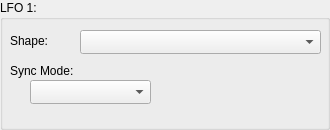
     <widget class="QGroupBox" name="gLFO1">
      <property name="title">
       <string>LFO 1:</string>
      </property>
      <widget class="QComboBox" name="c24">
       <property name="geometry">
        <rect>
         <x>80</x>
         <y>30</y>
         <width>241</width>
         <height>24</height>
        </rect>
       </property>
      </widget>
      <widget class="QLabel" name="l24">
       <property name="geometry">
        <rect>
         <x>10</x>
         <y>30</y>
         <width>71</width>
         <height>21</height>
        </rect>
       </property>
       <property name="text">
        <string>Shape:</string>
       </property>
      </widget>
      <widget class="QComboBox" name="c27">
       <property name="geometry">
        <rect>
         <x>30</x>
         <y>80</y>
         <width>121</width>
         <height>24</height>
        </rect>
       </property>
      </widget>
      <widget class="QLabel" name="l27">
       <property name="geometry">
        <rect>
         <x>10</x>
         <y>60</y>
         <width>141</width>
         <height>21</height>
        </rect>
       </property>
       <property name="text">
        <string>Sync Mode:</string>
       </property>
      </widget>
      <widget class="ShruthiEditorDial" name="c25" native="true">
       <property name="geometry">
        <rect>
         <x>160</x>
         <y>50</y>
         <width>81</width>
         <height>71</height>
        </rect>
       </property>
      </widget>
      <widget class="ShruthiEditorDial" name="c26" native="true">
       <property name="geometry">
        <rect>
         <x>240</x>
         <y>50</y>
         <width>81</width>
         <height>71</height>
        </rect>
       </property>
      </widget>
     </widget>
